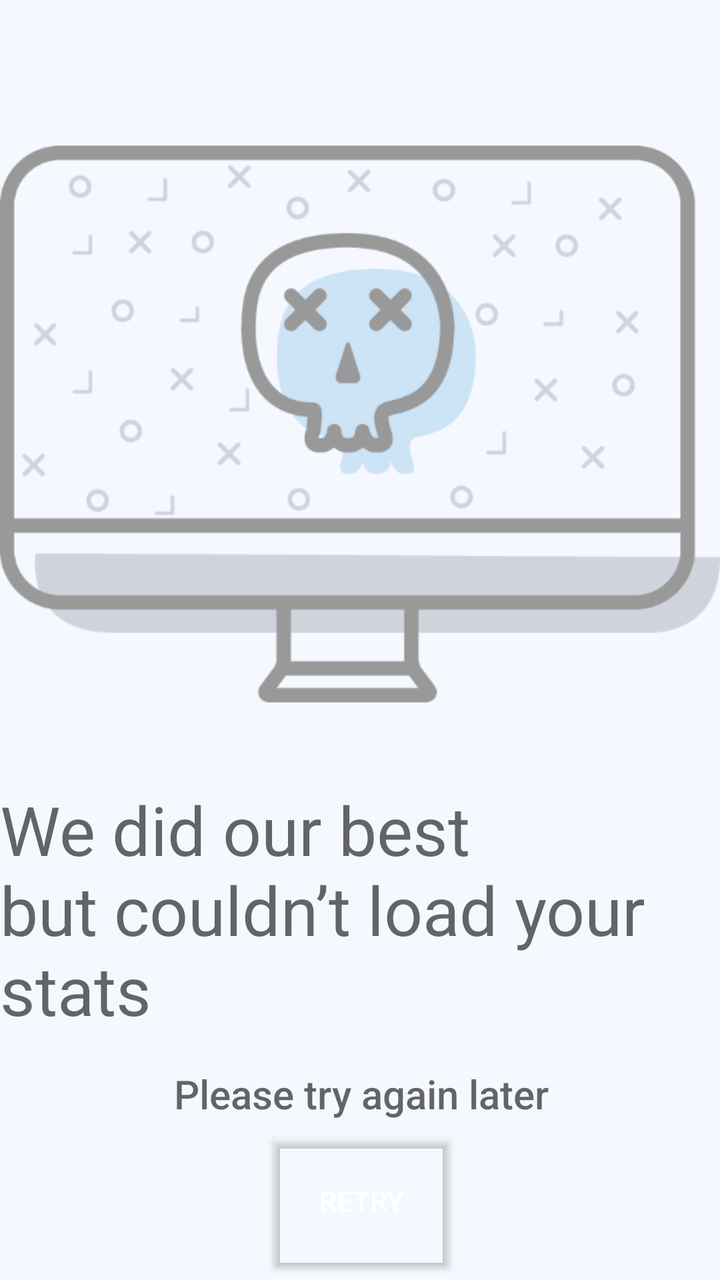
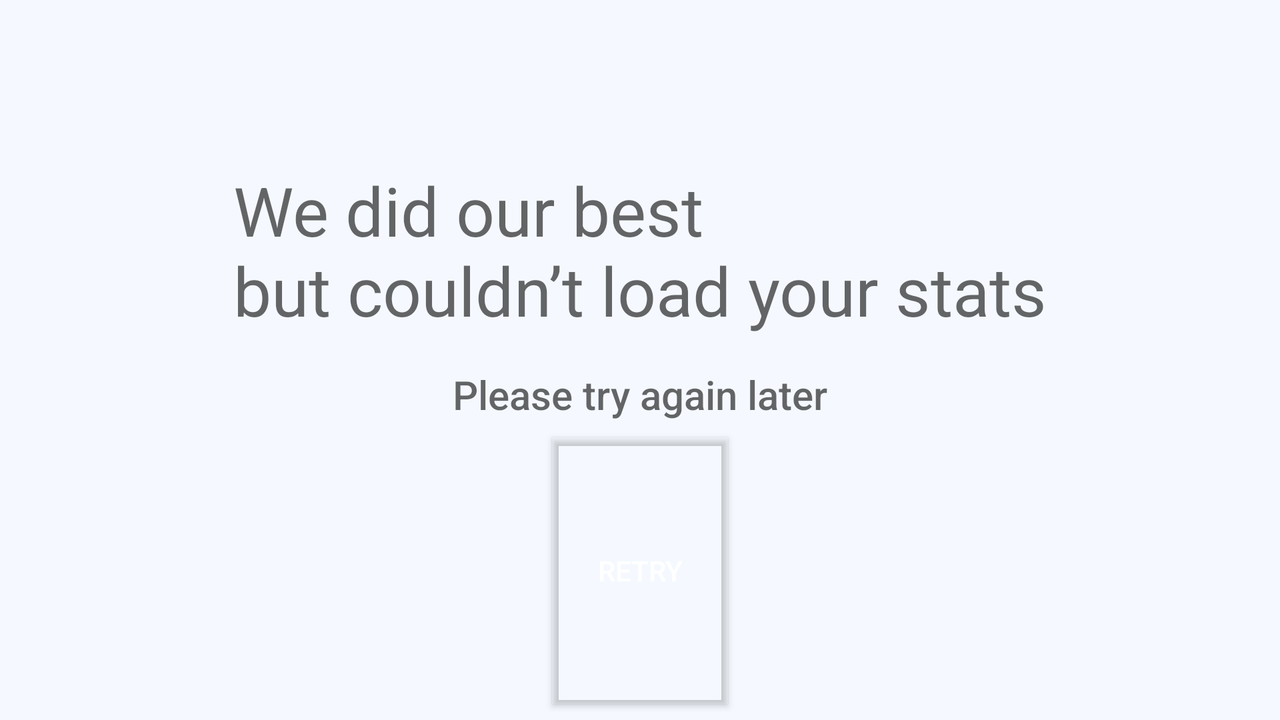

First picture: res/layout/ on a phone held upright. Second picture: the repository's own variant of that layout, on a device whose configuration matches the variant's folder. Source for both follows.
<!-- AndroidManifest.xml: application theme AppTheme -->
<!-- res/layout/layout_stats_error.xml -->
<androidx.constraintlayout.widget.ConstraintLayout
    xmlns:android="http://schemas.android.com/apk/res/android"
    xmlns:app="http://schemas.android.com/apk/res-auto"
    xmlns:tools="http://schemas.android.com/tools"
    android:layout_width="match_parent"
    android:layout_height="match_parent"
    tools:context=".screens.base.stateful.states.FragmentErrorState"
    >

    <Button
        android:id="@+id/button_errorstate_retry"
        style="@style/Widget.AppCompat.Button.Colored"
        android:layout_width="wrap_content"
        android:layout_height="@dimen/height_all_button"
        android:layout_marginBottom="8dp"
        android:layout_marginTop="8dp"
        android:paddingStart="@dimen/padding_error_retry_button_horizontal"
        android:paddingEnd="@dimen/padding_error_retry_button_horizontal"
        android:background="@color/color_accent"
        android:text="@string/error_state_action"
        android:textColor="@color/color_text_white_primary"
        app:layout_constraintBottom_toBottomOf="parent"
        app:layout_constraintLeft_toLeftOf="@+id/textview_errorstate_message"
        app:layout_constraintRight_toRightOf="@+id/textview_errorstate_message"
        app:layout_constraintTop_toBottomOf="@+id/textview_errorstate_message"
        />

    <TextView
        android:id="@+id/textivew_errorstate_title"
        android:layout_width="wrap_content"
        android:layout_height="wrap_content"
        android:text="@string/error_state_title"
        android:textAppearance="@style/TextAppearance.App.State.Any.Title"
        app:layout_constraintHorizontal_bias="0.498"
        app:layout_constraintLeft_toLeftOf="@+id/imageview_errorstate_image"
        app:layout_constraintRight_toRightOf="@+id/imageview_errorstate_image"
        app:layout_constraintTop_toBottomOf="@+id/imageview_errorstate_image"
        />

    <TextView
        android:id="@+id/textview_errorstate_message"
        android:layout_width="wrap_content"
        android:layout_height="wrap_content"
        android:layout_marginTop="16dp"
        android:text="@string/error_state_subtitle"
        android:textAppearance="@style/TextAppearance.App.State.Any.Subtitle"
        app:layout_constraintHorizontal_bias="0.503"
        app:layout_constraintLeft_toLeftOf="@+id/textivew_errorstate_title"
        app:layout_constraintRight_toRightOf="@+id/textivew_errorstate_title"
        app:layout_constraintTop_toBottomOf="@+id/textivew_errorstate_title"
        />

    <ImageView
        android:id="@+id/imageview_errorstate_image"
        android:layout_width="0dp"
        android:layout_height="wrap_content"
        android:layout_marginTop="32dp"
        android:adjustViewBounds="true"
        android:cropToPadding="true"
        android:scaleType="centerCrop"
        app:layout_constraintHorizontal_bias="0.0"
        app:layout_constraintLeft_toLeftOf="parent"
        app:layout_constraintRight_toRightOf="parent"
        app:layout_constraintTop_toTopOf="parent"
        app:srcCompat="@drawable/state_error_img"
        />

</androidx.constraintlayout.widget.ConstraintLayout>
<!-- resources referenced by this layout -->
<resources>
  <color name="color_accent">#2595ff</color>
  <color name="color_text_white_primary">#FFFFFF</color>
  <!-- drawable state_error_img: png bitmap (drawable-hdpi, 24655 bytes) -->
  <string name="error_state_action">Retry</string>
  <string name="error_state_subtitle">Please try again later</string>
  <string name="error_state_title">We did our best\nbut couldn’t load your stats</string>
  <style name="TextAppearance.App.State.Any.Subtitle" parent="TextAppearance.AppCompat.Title">
          <item name="android:textColor">?android:attr/textColorSecondary</item>
          <item name="android:textStyle">normal</item>
      </style>
  <style name="TextAppearance.App.State.Any.Title" parent="TextAppearance.AppCompat.Display1">
          <item name="android:textColor">?android:attr/textColorSecondary</item>
      </style>
  <!-- from res/values-v23/ -->
  <style name="AppTheme" parent="@style/Theme.MaterialComponents.Light">
          <item name="colorPrimary">@android:color/transparent</item>
          <item name="colorPrimaryDark">@android:color/transparent</item>
          <item name="colorAccent">@color/color_accent</item>
          <item name="android:statusBarColor">@android:color/transparent</item>
          <item name="android:windowBackground">@color/color_background_gray</item>
          <item name="android:windowLightStatusBar">true</item>
      </style>
  <color name="color_background_gray">#F5F9FF</color>
</resources>
<!-- res/layout-land/layout_stats_error.xml (the author's variant of the layout above) -->
<!-- drawn on the phone turned sideways -->
<androidx.constraintlayout.widget.ConstraintLayout xmlns:android="http://schemas.android.com/apk/res/android"
                                             xmlns:app="http://schemas.android.com/apk/res-auto"
                                             xmlns:tools="http://schemas.android.com/tools"
                                             android:layout_width="match_parent"
                                             android:layout_height="match_parent"
                                             tools:context=".screens.base.stateful.states.FragmentErrorState"
    >

    <TextView
        android:id="@+id/textivew_errorstate_title"
        android:layout_width="wrap_content"
        android:layout_height="wrap_content"
        android:text="@string/error_state_title"
        android:textAppearance="@style/TextAppearance.App.State.Any.Title"
        app:layout_constraintTop_toTopOf="parent"
        app:layout_constraintRight_toRightOf="parent"
        app:layout_constraintLeft_toLeftOf="parent"
        app:layout_constraintHorizontal_bias="0.501"
        app:layout_constraintBottom_toBottomOf="parent"
        app:layout_constraintVertical_bias="0.3"
        />

    <TextView
        android:id="@+id/textview_errorstate_message"
        android:layout_width="wrap_content"
        android:layout_height="wrap_content"
        android:layout_marginTop="16dp"
        android:text="@string/error_state_subtitle"
        android:textAppearance="@style/TextAppearance.App.State.Any.Subtitle"
        app:layout_constraintLeft_toLeftOf="parent"
        app:layout_constraintRight_toRightOf="parent"
        app:layout_constraintTop_toBottomOf="@+id/textivew_errorstate_title"
        />

    <Button
        android:id="@+id/button_errorstate_retry"
        style="@style/Widget.AppCompat.Button.Colored"
        android:layout_width="wrap_content"
        android:layout_height="@dimen/height_all_button"
        android:layout_marginBottom="8dp"
        android:layout_marginTop="8dp"
        android:background="?attr/colorAccent"
        android:text="@string/error_state_action"
        android:textColor="@color/color_text_white_primary"
        app:layout_constraintBottom_toBottomOf="parent"
        app:layout_constraintLeft_toLeftOf="parent"
        app:layout_constraintRight_toRightOf="parent"
        app:layout_constraintTop_toBottomOf="@+id/textview_errorstate_message"
        app:layout_constraintVertical_bias="0.481"
        />

</androidx.constraintlayout.widget.ConstraintLayout>
<!-- resources referenced by the variant -->
<!-- as the phone turned sideways resolves them -->
<resources>
  <color name="color_text_white_primary">#FFFFFF</color>
  <string name="error_state_action">Retry</string>
  <string name="error_state_subtitle">Please try again later</string>
  <string name="error_state_title">We did our best\nbut couldn’t load your stats</string>
  <style name="TextAppearance.App.State.Any.Subtitle" parent="TextAppearance.AppCompat.Title">
          <item name="android:textColor">?android:attr/textColorSecondary</item>
          <item name="android:textStyle">normal</item>
      </style>
  <style name="TextAppearance.App.State.Any.Title" parent="TextAppearance.AppCompat.Display1">
          <item name="android:textColor">?android:attr/textColorSecondary</item>
      </style>
  <!-- from res/values-v23/ -->
  <style name="AppTheme" parent="@style/Theme.MaterialComponents.Light">
          <item name="colorPrimary">@android:color/transparent</item>
          <item name="colorPrimaryDark">@android:color/transparent</item>
          <item name="colorAccent">@color/color_accent</item>
          <item name="android:statusBarColor">@android:color/transparent</item>
          <item name="android:windowBackground">@color/color_background_gray</item>
          <item name="android:windowLightStatusBar">true</item>
      </style>
  <color name="color_accent">#2595ff</color>
  <color name="color_background_gray">#F5F9FF</color>
</resources>
